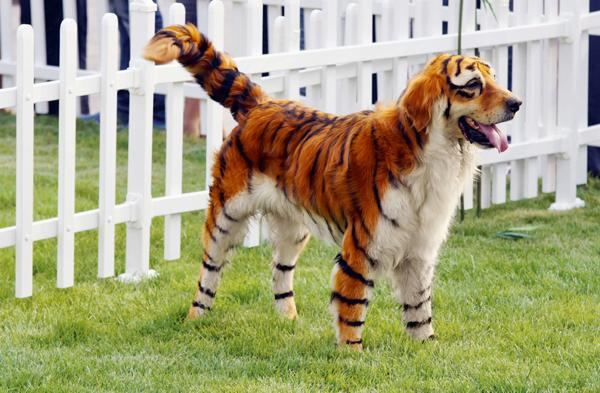
%> input picture bildat_lab3/tiger3.jpg, 600 x 393 px
$ octave graphcut_example.m   (GNU Octave 9; MATLAB toolbox functions it lacks are replaced by stand-ins)
%> lines starting %> are read from the running program, lines starting %| are printed output that depends on the picture
%> further down, I is the input picture: size 393x600x3 uint8; mean R, G, B 166.4, 163.6, 127.4
### bildat_lab3/code/graphcut_segm.m
function [ segm, prior ] = graphcut_segm(I, area, K, alpha, sigma)
%> called with area = [40 55 285 150], K = 16, alpha = 15, sigma = 18
% area = [ minx, miny, maxx, maxy ]
[h,w,c] = size(I);
%> h = 197; w = 300; c = 3
dw = area(3) - area(1) + 1;
dh = area(4) - area(2) + 1;
mask = uint8([zeros(area(2)-1,w); zeros(dh,area(1)-1), ones(dh,dw), ...
	     zeros(dh,w-area(3)); zeros(h-area(4),w)]);
Ivec = single(reshape(I, size(I,1)*size(I,2), 3));

grey = single(rgb2gray(I));
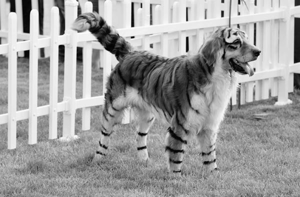
%> grey: size 197x300 single; min 1, max 255, mean 160.3
h = fspecial('gaussian', [7,7], 0.5);
grey = imfilter(grey, h);
h = fspecial('sobel');
dx = imfilter(grey, h/4);
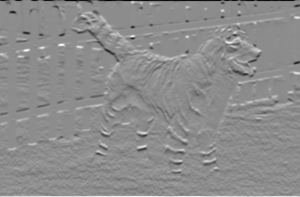
%> dx: size 197x300 single; min -250.4, max 202.4, mean 0.2; drawn with min black and max white
dy = imfilter(grey, h/4');
grad = sqrt(dx.^2 + dy.^2);
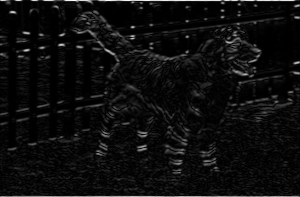
%> grad: size 197x300 single; min 0, max 354.1, mean 19.4; drawn with min black and max white
edge = (alpha*sigma)*ones(size(grey)) ./ (grad + sigma);
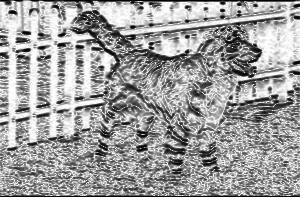
%> edge: size 197x300 single; min 0.726, max 15, mean 9.65; drawn with min black and max white

tic
for l=1:3

    fprintf('Find Gaussian mixture models...\n');
    fprob = mixture_prob(I, K, 10, mask);
    bprob = mixture_prob(I, K, 10, 1-mask);
    prior = reshape(fprob ./ (fprob + bprob), size(I,1), size(I,2), 1);
    toc

    fprintf('Find minimum cut...\n');
    [u, erriter, i] = cmf_cut(prior, edge);
    mask = uint8(u>0.5);%%%0.5
    toc

end

segm = int16(u>0.5) + 1;

### bildat_lab3/code/mixture_prob.m
%     function prob = mixture_prob(image, K, L, mask)
%
%
%      Let I be a set of pixels and V be a set of K Gaussian components in 3D (R,G,B).
%

%      Store all pixels for which mask=1 in a Nx3 matrix
%      Randomly initialize the K components using masked pixels
%
%      Iterate L times
%
%      Expectation: Compute probabilities P_ik using masked pixels
%      Maximization: Update weights, means and covariances using masked pixels
%      Compute probabilities p(c_i) in Eq.(3) for all pixels I.


function prob = mixture_prob(image, K, L, mask)
%%%% I is a image with 170x308x3
%%%% mask is the same size as I
I = image;
[h,we,rgb] = size(I);
Ivoc = double(reshape(I,h*we,3));
Mvoc = reshape(mask,h*we,1);
idx = find(Mvoc==1);
Imask = Ivoc(idx,:);
L_kmean = 200;
seed=400;
%%% randomly initialize the k components using masked pixels
[segmentation,centers] = kmeans_segm(image,K,L_kmean,seed);

cov = cell(K, 1);
cov(:) = {diag([1,1,1])*255^2};
w = (zeros(1, K)+1) * (1/size(Imask,1)); %%% weight
g_mask = zeros(size(Imask, 1), K);
g_all = zeros(we*h, K);

%%Step 1: Expectation Given the current estimates of the
%%parameters wk, 즗k and ?k compute how much of pixel i comes from kth Gaussian component,
%%initialize the weight

for i=1:L

    %%%%% Expectation: Compute probabilities P_ik using masked pixels
    for k = 1:K
        c_mu = bsxfun(@minus, Imask, centers(k,:));
        down = 1/sqrt((2*pi)^3 * det(cov{k}));
        foo = bsxfun(@times,(c_mu * inv(cov{k})),c_mu);
        foo = sum(foo,2);
        %%% too slow
        %foo = c_mu * inv(cov{k}) * c_mu';
        %foo = diag(foo);

        g_mask(:,k) = down * exp(-0.5 * foo);
    end
    p = bsxfun(@times, g_mask, w);
    pdown = sum(p, 2);
    p = bsxfun(@rdivide, p, pdown);

    %%%%% Maximization: Update weights, means and covariances using masked pixels
    %%%% weight
    w = sum(p,1)/size(p,1);
    for k=1:K
        %%% AVERAGE
        centers(k,:) = p(:,k)'* Imask / nansum(p(:,k),1);
        %%%% covariance
        c_mu = bsxfun(@minus,Imask,centers(k,:));
        foo = bsxfun(@times, c_mu, p(:,k));
        cov{k} = (c_mu' * foo) / nansum(p(:, k), 1);
    end
end
%%%%% Compute probabilities p(c_i) in Eq.(3) for all pixels I.

for k = 1:K
    c_mu = bsxfun(@minus, Ivoc, centers(k, :));
    down = 1/sqrt((2*pi)^3 * det(cov{k}));
    foo = bsxfun(@times,(c_mu * inv(cov{k})),c_mu);
    foo = sum(foo,2);
    %%% too slow
    %foo = c_mu * inv(cov{k}) * c_mu';
    %foo = diag(foo);
    g_all(:, k) = down * exp(-0.5*foo);
end
prob = nansum(bsxfun(@times, g_all, w), 2);
prob = reshape(prob, h, we, 1);
end


### bildat_lab3/code/kmeans_segm.m
function [segmentation,centers] = kmeans_segm(image,k,L,seed)


sprev = rng(seed)
Ivec = image;
[w , h ,rgb] = size(Ivec);
pixnum = w * h;
Ivec = double(reshape(Ivec,pixnum,3));
segmentation = zeros(pixnum,1);
test = 1;
threshold = 0.01;
Compare_center = zeros(pixnum,1);
%rng(sprev);
%%%% initialize the clustering process
centers = abs(rand(k,3))*225;
if k > 1
        centers(1,:)= [255,225,255];
        centers(2,:) = [0,0,0];

end
centerssum = zeros(k,4);
old_center = zeros(size(centers));

%%% 1: the number of pixels 2: the sum of R 3: the sum of G 4: the sum of B
i = 0;
while (i < L) & test
    Dist = pdist2(centers,Ivec,'euclidean');
    [~,Compare_center] = min(Dist);

    for j = 1:k
            centerssum(j,1) = sum(Compare_center(:)==j);

            idx = find(Compare_center == j);
            if isempty(idx)
                centers(j,:)=rand(1,3)*255;
            else
            centerssum(j,2) = sum(Ivec(idx,1))/centerssum(j,1);
            centerssum(j,3) = sum(Ivec(idx,2))/centerssum(j,1);
            centerssum(j,4) = sum(Ivec(idx,3))/centerssum(j,1);
            centers(j,:) = centerssum(j,2:4);
            end


    end
        i = i+1;
           %% for question 1
            test1 = (abs(centers - old_center)> threshold);
            test = any(test1);
            old_center = centers;

end
i
for j = 1:k
     idx = find(Compare_center==j);
     segmentation(idx,1) = j;
end
segmentation = reshape(segmentation,w,h);


% [23 lines of commented-out code are left out]
end


### bildat_lab3/code/cmf_cut.m
function [u, erriter, i] = cmf_cut(ur, alpha)
%
%   Performing the continuous max-flow algorithm to solve the
%   continuous min-cut problem in 2D
%
%   Usage: [u, erriter, i, timet] = CMF_Cut;
%
%   Inputs: there is no input since all data and parameters can be
%           adjusted within the program
%
%   Outputs:
%       - u: the final results u(x) in [0,1]. As the following paper,
%           the global binary result can be available by threshholding u
%           by any constant alpha in (0,1):
%
%           Nikolova, M.; Esedoglu, S.; Chan, T. F.
%           Algorithms for Finding Global Minimizers of Image Segmentation and Denoising Models
%           SIAM J. App. Math., 2006, 66, 1632-1648
%
%       - erriter: it returns the error evaluation of each iteration,
%           i.e. it shows the convergence rate. One can check the algorithm
%           performance.
%
%       - i: gives the total number of iterations, when the algorithm converges.
%
%       - timet: gives the total computation time.
%
%   Example:
%       >> [u, erriter, i, timet] = CMF_Cut;
%
%       >> us = max(u, beta);  % where beta in (0,1)
%
%       >> imagesc(us), colormap gray, axis image, axis off;figure(gcf)
%
%       >> figure, loglog(erriter,'DisplayName','erriterN');figure(gcf)
%
%
%
%   The original algorithm was proposed in the following papers:
%
%   [1] Yuan, J.; Bae, E.;  Tai, X.-C.
%       A Study on Continuous Max-Flow and Min-Cut Approaches
%       CVPR, 2010
%
%   [2] Yuan, J.; Bae, E.; Tai, X.-C.; Boycov, Y.
%       A study on continuous max-flow and min-cut approaches. Part I: Binary labeling
%       UCLA CAM, Technical Report 10-61, 2010
%
%   The mimetic finite-difference discretization method was proposed for
%   the total-variation function in the paper:
%
%   [1] Yuan, J.; Schn{\"o}rr, C.; Steidl, G.
%       Simultaneous Optical Flow Estimation and Decomposition
%       SIAM J.~Scientific Computing, 2007, vol. 29, page 2283-2304, number 6
%
%   This software can be used only for research purposes, you should cite ALL of
%   the aforementioned papers in any resulting publication.
%
%   Please email cn.yuanjing@gmail.com for any questions, suggestions and bug reports
%
%   The Software is provided "as is", without warranty of any kind.
%
%
%                       Version 1.0
%           https://sites.google.com/site/wwwjingyuan/
%
%           Copyright 2011 Jing Yuan (cn.yuanjing@gmail.com)
%

[rows, cols] = size(ur);
imgSize = rows*cols;

% define the required parameters:
%
%   - alpha: the penalty parameter to the total-variation term.
%       For the case without incorporating image-edge weights, alpha is given
%       by the constant everywhere. For the case with image-edge weights,
%       alpha is given by the pixelwise weight function:
%
%       For example, alpha(x) = b/(1 + a*| nabla f(x)|) where b and a are positive
%       constants and |nabla f(x)| gives the strength of the local gradient.
%
%   - cc: gives the step-size of the augmented Lagrangian method.
%       The optimal range of cc is [0.3, 3].
%
%   - errbound: the error bound for convergence.
%
%   - numIter: the maximum iteration number.
%
%   - steps: the step-size for the graident-projection step to the
%       total-variation function. The optimal range of steps is [0.1,
%       0.17].
%

% alpha = alphafac*ones(rows,cols);
cc = 0.3;
errbound = 1e-4;
numIter = 100;
steps = 0.16;

% build up the data terms
ulab(1) = 0.0; %0.15;
ulab(2) = 1.0; %0.6;
Cs = abs(ur - ulab(1));
Ct = abs(ur - ulab(2));

urb = 0.8*ur + 0.1;
Cs = -log(1.0 - urb);
Ct = -log(urb);


% set the initial values
%   - the initial value of u is set to be an initial cut, see below.
%   - the initial values of two terminal flows ps and pt are set to be the
%     specified legal flows.
%   - the initial value of the spatial flow fiels p = (pp1, pp2) is set to
%   be zero.

u = double((Cs-Ct) >= 0);
ps = min(Cs, Ct);
pt = ps;

pp1 = zeros(rows, cols+1);
pp2 = zeros(rows+1, cols);
divp = pp1(:,2:cols+1)-pp1(:,1:cols)+pp2(2:rows+1,:)-pp2(1:rows,:);

erriter = zeros(numIter,1);

for i = 1:numIter

	% update the spatial flow field p = (pp1, pp2):
    %   the following steps are the gradient descent step with steps as the
    %   step-size.

    pts = divp - (ps - pt  + u/cc);
    pp1(:,2:cols) = pp1(:,2:cols) + steps*(pts(:,2:cols) - pts(:,1:cols-1));
    pp2(2:rows,:) = pp2(2:rows,:) + steps*(pts(2:rows,:) - pts(1:rows-1,:));

    % the following steps give the projection to make |p(x)| <= alpha(x)

    gk = sqrt((pp1(:,1:cols).^2 + pp1(:,2:cols+1).^2 + pp2(1:rows,:).^2 + pp2(2:rows+1,:).^2)*0.5);
    gk = double(gk <= alpha) + double(~(gk <= alpha)).*(gk ./ alpha);
    gk = 1 ./ gk;

    pp1(:,2:cols) = (0.5*(gk(:,2:cols) + gk(:,1:cols-1))).*pp1(:,2:cols);
    pp2(2:rows,:) = (0.5*(gk(2:rows,:) + gk(1:rows-1,:))).*pp2(2:rows,:);

    divp = pp1(:,2:cols+1)-pp1(:,1:cols)+pp2(2:rows+1,:)-pp2(1:rows,:);

    % updata the source flow ps

    pts = divp + pt - u/cc + 1/cc;
    ps = min(pts, Cs);

    % update the sink flow pt

    pts = - divp + ps + u/cc;
    pt = min(pts, Ct);

	% update the multiplier u

	erru = cc*(divp + pt  - ps);
	u = u - erru;

    % evaluate the avarage error

    erriter(i) = sum(sum(abs(erru)))/imgSize;

    if (erriter(i) < errbound)
        break;
    end
end

msg = sprintf('number of iterations = %u. \n', i);
disp(msg);

### bildat_lab3/code/graphcut_example.m
scale_factor = 0.5;          % image downscale factor
area = [ 80, 110, 570, 300 ];% image region to train foreground with
K = 16;                      % number of mixture components
alpha = 15;                 % maximum edge cost %%8
sigma = 18;                % edge cost decay factor %% 10

I = imread('tiger3.jpg');
I = imresize(I, scale_factor);
Iback = I;
area = int16(area*scale_factor);
%> (the run ends here)
